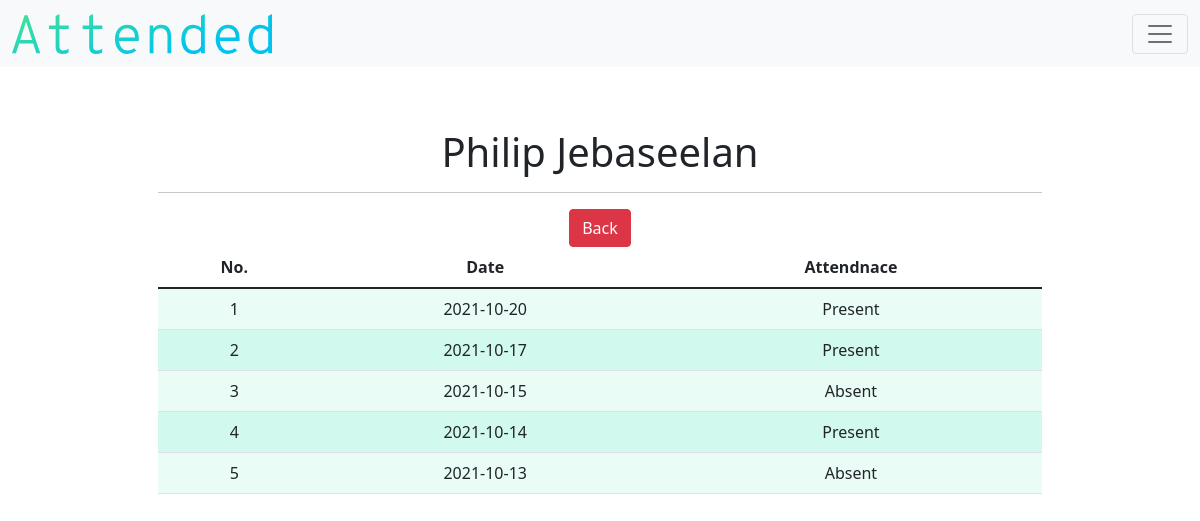
Before: /detail_attendance/1 (signed in) with the older database file.
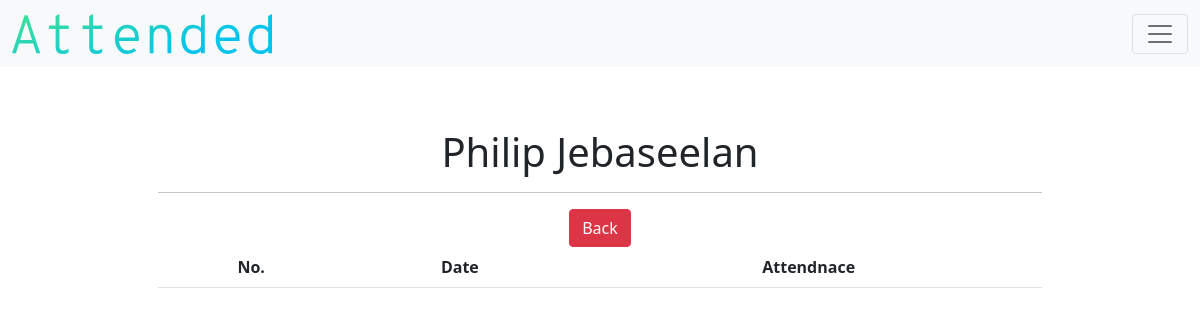
After: the same page with the newer database file.
### models.py (models this page shows)
class Student(db.Model):
    __tablename__ = "student"
    id = db.Column(db.Integer, primary_key=True)
    teacher_id = db.Column(db.Integer, db.ForeignKey("teacher.id"))
    class_id = db.Column(db.Integer, nullable=True, default=0)
    name = db.Column(db.String(), nullable=False)
    birth = db.Column(db.String(),nullable=False)
    age = db.Column(db.Integer(), nullable=False)
    parent = db.Column(db.String(), nullable=True)
    parent2 = db.Column(db.String(), nullable=True)
    number = db.Column(db.Integer, nullable=True)
    number2 = db.Column(db.Integer, nullable=True)
    email = db.Column(db.String(), nullable=True)
    email2 = db.Column(db.String(), nullable=True)
    address = db.Column(db.String(), nullable=False)
    city = db.Column(db.String(), nullable=False)
    state = db.Column(db.String(), nullable=False)
    postcode = db.Column(db.Integer, nullable=False)
    attend_count = db.Column(db.Integer, nullable=True, default=0)
    student_attends = db.relationship("Attendance", backref="student_attend")

class Attendance(db.Model):
    __tablename__ = "attendance"
    id = db.Column(db.Integer, primary_key=True)
    teacher_id = db.Column(db.Integer, db.ForeignKey("teacher.id"))
    class_id = db.Column(db.Integer, db.ForeignKey("class.id"))
    student_id = db.Column(db.Integer, db.ForeignKey("student.id"))
    date = db.Column(db.String(),nullable=False)
    presence = db.Column(db.String(),nullable=False)

### application.py (the view)
@app.route("/detail_attendance/<string:id>")
def detail_attendance(id):
    if not current_user.is_authenticated:
        return redirect("/login")
    else:
        TABLE_HEADERS = ["No.", "Date", "Attendnace"]
        student_object = db.session.query(Student).filter_by(id=id).first()
        class_id = student_object.class_id
        attendance_object = db.session.query(Attendance).filter_by(student_id=id).order_by(Attendance.date.desc())
        new_attendance = db.session.query(Attendance).filter_by(class_id=class_id).group_by(Attendance.date)
        return render_template("detail-attendance.html", headers=TABLE_HEADERS, attendances=attendance_object, student=student_object, new_student=new_attendance)

### application.py (called while the page is built)
@login.user_loader
def load_user(id):
    return Teacher.query.get(id)

### templates/detail-attendance.html
{% extends "layout.html" %}
{% block main %}
        <h1>{{student.name}}</h1>
        <hr>
        <div class="d-grid gap-2 d-md-block">
          <a class="btn btn-danger" id="detail-class-back" href="/detail_class/{{student.class_id}}" type="button">Back</a>
        </div>
        <div class="table-responsive">
          <table class="table table-hover">
                  <thead>
                          <tr>
                                  {% for header in headers %}
                                  <th id="header"> {{ header }} </th>
                                  {% endfor %}
                          </tr>
                  </thead>
                  <tbody>
                    {% if student.attend_count == 0 %}
                      {% for date in new_student %}
                        <tr>
                            <td class="counterCell"></td>
                            <td>{{date.date}}</td>
                            <td>Absent</td>
                        </tr>
                      {% endfor %}
                    {% else %}
                      {% for attendance in attendances %}
                        <tr>
                            <td class="counterCell"></td>
                            <td>{{attendance.date}}</td>
                            <td> {{attendance.presence }} </td>
                        </tr>
                      {% endfor %}
                    {% endif %}
                  </tbody>
          </table>
        </div>
{% endblock %}

### templates/layout.html (shortened to what this page needs)
<!DOCTYPE html>
<html lang="en">
    <head>
        <link href="https://cdn.jsdelivr.net/npm/bootstrap@5.1.1/dist/css/bootstrap.min.css" rel="stylesheet">
        <link href="../static/css/style.css" rel="stylesheet">
    </head>
    <body>
        <nav class="navbar navbar-light bg-light fixed-top">
            <div class="container-fluid">
                <a class="navbar-brand" href="#"><img id="brandlabel" src="../static/images/brand.svg"class="d-inline-block align-text-top"></a>
                {% if current_user.is_authenticated %}
                <button class="navbar-toggler" type="button" data-bs-toggle="offcanvas" data-bs-target="#offcanvasNavbar" aria-controls="offcanvasNavbar">
                    <span class="navbar-toggler-icon"></span>
                </button>
                {% endif %}
            </div>
        </nav>
        <main class="container p-5">
            {% block main %}{% endblock %}
        </main>
    </body>
</html>

### static/css/style.css (style rules this page uses)
#brandlabel { height:40px; }
table { counter-reset: tableCount; }
tr:nth-child(odd) { background-color:#e9fcf6; }
#header { background-color:white; }
main { overflow-x: auto; text-align: center; }
.p-5 { padding: 8rem!important; }

Changed rows visible on the page:
removed Attendance: date "2021-10-20", presence "Present"
removed Attendance: date "2021-10-17", presence "Present"
removed Attendance: date "2021-10-15", presence "Absent"
removed Attendance: date "2021-10-14", presence "Present"
removed Attendance: date "2021-10-13", presence "Absent"
